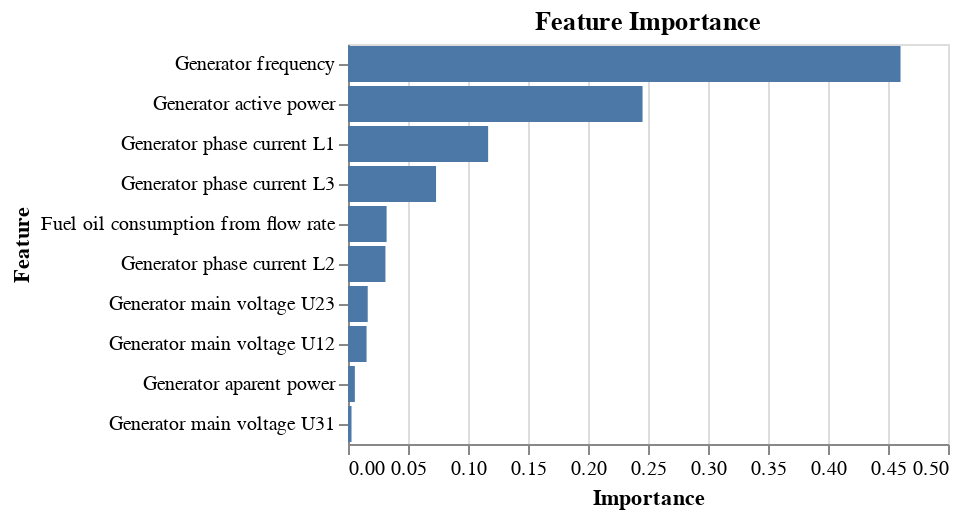

This figure's notebook cell:
### Code cell
# Extract the best parameters from the grid search results
best_params = grid_search.best_params_
best_max_depth = best_params['clf__max_depth']
best_n_estimators = best_params['clf__n_estimators']
best_sampling_strategy = best_params['smote__sampling_strategy']
best_k_neighbors = best_params['smote__k_neighbors']

print('Best max_depth:', best_max_depth)
print('Best n_estimators:', best_n_estimators)
print('Best SMOTE sampling_strategy:', best_sampling_strategy)
print('Best SMOTE k_neighbors:', best_k_neighbors)

# Update the pipeline with the best parameters and save the trained model
pipeline.set_params(clf__max_depth=best_max_depth, clf__n_estimators=best_n_estimators)

model_filename = 'trained_random_forest_pipeline_model.pkl'
feature_names_filename = 'feature_names.pkl'
joblib.dump(pipeline, model_filename)
joblib.dump(X_train.columns, feature_names_filename)
print(f"Model saved to {model_filename}")

# Function to evaluate a pipeline
def evaluate_pipeline(pipeline, X_train, y_train, X_test, y_test):
    pipeline.fit(X_train, y_train)
    y_pred = pipeline.predict(X_test)
    f1 = f1_score(y_test, y_pred, average='weighted')
    cm = confusion_matrix(y_test, y_pred)
    report = classification_report(y_test, y_pred)
    return report, f1, cm

# Evaluate the best model on the test set
eval_report, eval_f1, eval_cm = evaluate_pipeline(pipeline, X_train, y_train, X_test, y_test)
print(eval_report)
print('F1 Score:', eval_f1)
print('Confusion Matrix:')
print(eval_cm)

# Replace feature names with descriptions
def get_feature_description(feature_name):
    return features_reference.get(feature_name, feature_name)

# Plot feature importance using Altair
selected_features = X.columns[pipeline.named_steps['selector'].get_support()]
importances = pipeline.named_steps['clf'].feature_importances_
indices = np.argsort(importances)[::-1]

importance_data = pd.DataFrame({
    'Feature': [get_feature_description(feature) for feature in selected_features[indices]],
    'Importance': importances[indices]
})

chart = alt.Chart(importance_data).mark_bar().encode(
    x='Importance',
    y=alt.Y('Feature', sort='-x')
).properties(
    title='Feature Importance'
)

display(chart)

# Show decision tree with selected features
# Visualize one of the trees from the Random Forest
estimator = pipeline.named_steps['clf'].estimators_[0]
dot_data = export_graphviz(estimator, out_file=None,
                           feature_names=[get_feature_description(feature) for feature in selected_features],
                           filled=True, rounded=True,
                           special_characters=True,
                           max_depth=best_max_depth)

# Add a title to the DOT data
title = "Machine Failure Decision Tree"
dot_data = f"digraph Tree {{\nlabel=\"{title}\";\nlabelloc=t;\n{dot_data.split('digraph Tree {')[1]}"

# Display the decision tree within the notebook
graph = graphviz.Source(dot_data)
graph

### Figure 1 — Vega-Lite specification as saved in the notebook (floating-point values rounded to 4 significant figures)
{"config": {"view": {"continuousWidth": 300, "continuousHeight": 300}}, "data": {"name": "data-988a8dca340e07bcd61f5931e9d1bb53"}, "mark": {"type": "bar"}, "encoding": {"x": {"field": "Importance", "type": "quantitative"}, "y": {"field": "Feature", "sort": "-x", "type": "nominal"}}, "title": "Feature Importance", "$schema": "https://vega.github.io/schema/vega-lite/v5.16.3.json", "datasets": {"data-988a8dca340e07bcd61f5931e9d1bb53": [{"Feature": "Generator frequency", "Importance": 0.4604}, {"Feature": "Generator active power", "Importance": 0.2455}, {"Feature": "Generator phase current L1", "Importance": 0.1168}, {"Feature": "Generator phase current L3", "Importance": 0.07339}, {"Feature": "Fuel oil consumption from flow rate", "Importance": 0.03218}, {"Feature": "Generator phase current L2", "Importance": 0.0312}, {"Feature": "Generator main voltage U23", "Importance": 0.01644}, {"Feature": "Generator main voltage U12", "Importance": 0.01548}, {"Feature": "Generator aparent power", "Importance": 0.00571}, {"Feature": "Generator main voltage U31", "Importance": 0.002921}]}}
